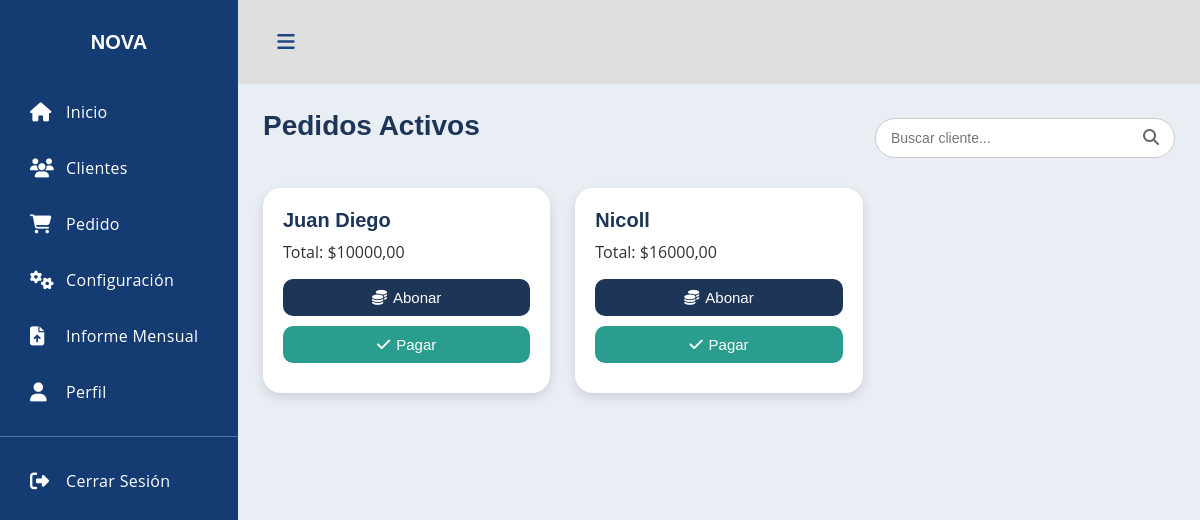
The app's page /menu/, older data.
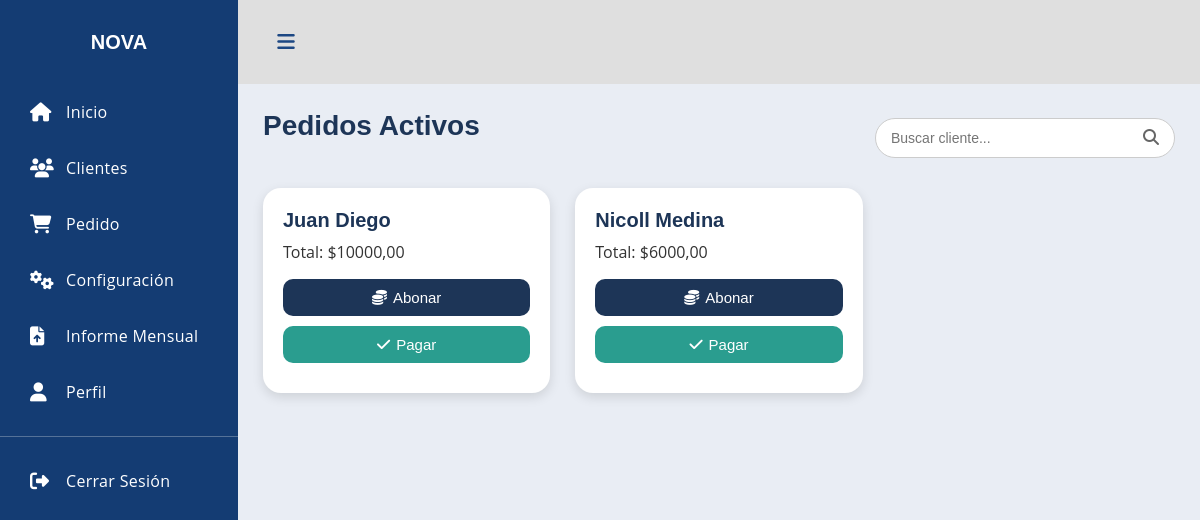
The same page, newer data.
### pedido/models.py (models this page shows, shortened)
class Pedido(models.Model):
    id_pedido = models.AutoField(primary_key=True)
    cliente = models.ForeignKey(
        Cliente,
        on_delete=models.CASCADE,
        related_name="pedidos"
    )
    fecha_pedido = models.DateTimeField(auto_now_add=True)
    total = models.DecimalField(max_digits=10, decimal_places=2, default=0)
    estado= models.CharField(
        max_length=20,
        choices=[("Pendiente", "Pendiente"), ("Pagado", "Pagado")],
        default="Pendiente"
    )

### CreacionUsu/models.py (models this page shows, shortened)
class Cliente(models.Model):
    id_cliente = models.AutoField(primary_key=True)
    nombre = models.CharField(max_length=200)
    telefono = models.CharField(max_length=20)
    direccion = models.CharField(max_length=255)
    correo = models.EmailField(blank=True, null=True)
    fecha_registro = models.DateTimeField(auto_now_add=True)

### menu/views.py (the view)
# urls.py: path('menu/', include('menu.urls')),
def menu(request):
    q = request.GET.get("q")  # parámetro de búsqueda
    if q:
        pedidos = Pedido.objects.filter(cliente__nombre__icontains=q, estado="Pendiente")
    else:
        pedidos = Pedido.objects.filter(estado="Pendiente")
    return render(request, "menu/menu.html", {"pedidos": pedidos, "q": q})

### menu/templates/menu/menu.html (shortened to what this page needs)
{% load static %}
<!DOCTYPE html>
<html lang="es">
<head>
    <link rel="stylesheet" href="{% static 'menu/CSS/style.css' %}">
    <link rel="stylesheet" href="{% static 'menu/CSS/pedido.css' %}">
    <link rel="stylesheet" href="https://cdnjs.cloudflare.com/ajax/libs/font-awesome/6.5.0/css/all.min.css">
</head>
<body>
<div class='dashboard'>
    <div class="dashboard-nav">
        <header>
            <a href="#" class="brand-logo"><span>NOVA</span></a>
        </header>
        <nav class="dashboard-nav-list">
            <a href="{% url 'menu' %}" class="dashboard-nav-item"><i class="fas fa-home"></i> Inicio</a>
            <a href="{% url 'lista_clientes' %}" class="dashboard-nav-item"><i class="fas fa-users"></i> Clientes</a>
            <a href="{% url 'crear_pedido' %}" class="dashboard-nav-item"><i class="fas fa-shopping-cart"></i> Pedido</a>
            <a href="{% url 'config_dashboard' %}" class="dashboard-nav-item"><i class="fas fa-cogs"></i> Configuración</a>
            <a href="{% url 'informe_mensual' %}" class="dashboard-nav-item"><i class="fas fa-file-upload"></i> Informe Mensual</a>
            <a href="#" class="dashboard-nav-item"><i class="fas fa-user"></i> Perfil</a>
            <div class="nav-item-divider"></div>
            <a href="{% url 'login' %}" class="dashboard-nav-item"><i class="fas fa-sign-out-alt"></i> Cerrar Sesión</a>
        </nav>
    </div>
    <div class='dashboard-app'>
        <header class='dashboard-toolbar'>
            <a href="#" class="menu-toggle"><i class="fas fa-bars"></i></a>
        </header>
        <div class='dashboard-content'>
            <div class='container'>
                {% block content %}
            <div class="busqueda-clientes">
                <h1 class="titulo-pedidos">Pedidos Activos</h1>
                <form method="get" class="busqueda-wrapper">
                    <input
                    type="search"
                    name="q"
                    id="busqueda"
                    placeholder="Buscar cliente..."
                    value="{{ q|default:'' }}"
                    class="busqueda-input"
                    >
                    <button type="submit" class="busqueda-boton">
                    <i class="fas fa-search"></i>
                    </button>
                </form>
            </div>
                <div class="grid-pedidos">
                    {% for pedido in pedidos %}
                    <div class="pedido-card" id="pedido-{{ pedido.id_pedido }}">
                        <h2 class="pedido-cliente">{{ pedido.cliente.nombre }}</h2>
                        <p class="pedido-total">Total: ${{ pedido.total }}</p>
                        <button class="btn-abonar" onclick="mostrarAbono({{ pedido.id_pedido }})">
                            <i class="fa-solid fa-coins"></i> Abonar
                        </button>
                        <button class="btn-pagar" onclick="pagarPedido({{ pedido.id_pedido }})">
                            <i class="fa-solid fa-check"></i> Pagar
                        </button>
                    </div>
                    {% empty %}
                    <p>No hay pedidos activos{% if q %} para "{{ q }}"{% endif %}.</p>
                    {% endfor %}
                </div>
                {% endblock %}
            </div>
        </div>
    </div>
</div>
</body>
</html>

### menu/static/menu/CSS/pedido.css (style rules this page uses)
.titulo-pedidos { font-size: 28px; font-weight: 600; color: #1d3557; margin-bottom: 25px; }
.grid-pedidos { display: grid; grid-template-columns: repeat(3, 1fr); gap: 25px; }
.pedido-card { background: white; padding: 20px; border-radius: 18px; box-shadow: 0px 4px 12px rgba(0, 0, 0, 0.12); transition: 0.3s ease; }
.pedido-cliente { font-size: 20px; font-weight: bold; color: #1d3557; margin-bottom: 8px; }
.pedido-total { font-size: 16px; color: #333; margin-bottom: 15px; }
.btn-abonar, .btn-pagar { width: 100%; padding: 10px 15px; border-radius: 10px; color: white; border: none; cursor: pointer; font-size: 15px; margin-bottom: 10px; display: flex; align-items: center; justify-content: center; gap: 6px; transition: 0.3s ease; }
.btn-abonar { background: #1d3557; }
.btn-pagar { background: #2a9d8f; }

Row changes from the older to the newer data that the page shows:
removed Pedido: cliente.nombre "Nicoll", total "16000,00"
added Pedido: cliente.nombre "Nicoll Medina", total "6000,00"
